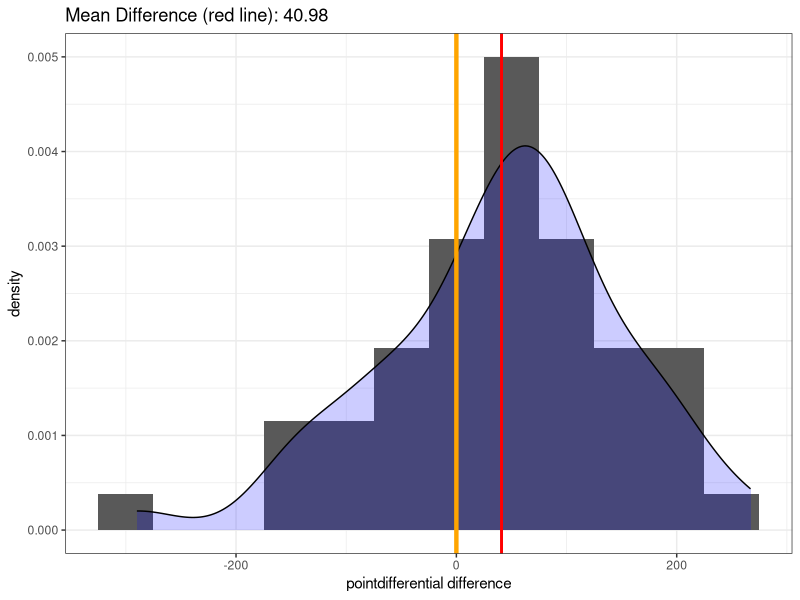

R code for this plot:
## ---- chunk 1
#load data
sbTeams_basic <- read.csv("./sbTeams_basic.csv")
#take out index column ("X")
sbTeams_basic <- sbTeams_basic[, -1]
#take out penalties column ("O.penaltyyardspergame")
sbTeams_basic <- sbTeams_basic[, -12]
# for turnover differential: number of turnovers caused minus turnovers
# lost (positive value better)
sbTeams_winners <- sbTeams_basic[1:52, ]
sbTeams_losers <- sbTeams_basic[53:104, ]
diff_df <- cbind(sbTeams_winners[,1:3], sbTeams_winners[,4:22] - sbTeams_losers[,4:22])
#take out numberofpostseasongames column
diff_df <- diff_df[,1:21]
## ---- chunk 2
y1 = sbTeams_winners[,"pointdifferential"]
y2 = sbTeams_losers[,"pointdifferential"]
test = t.test(y1, y2, paired = TRUE)
## ---- chunk 3
library(ggplot2)
xstat = diff_df[,"pointdifferential"]
breaks <- pretty(range(xstat), n = nclass.FD(xstat), min.n = 1)
bwidth <- breaks[2]-breaks[1]
## ---- chunk 4
ggplot(diff_df, aes(x = xstat)) +
geom_histogram(aes(y = ..density..), binwidth = bwidth) +
geom_density(alpha = 0.2, fill = 'blue') +
geom_vline(aes(xintercept = 0), color = "orange", size = 1.5) +
geom_vline(aes(xintercept = mean(xstat)), color = 'red', size = 1) +
xlab("pointdifferential difference") +
ggtitle(label = paste("Mean Difference (red line):", round(mean(xstat), 2))) +
theme_bw()
